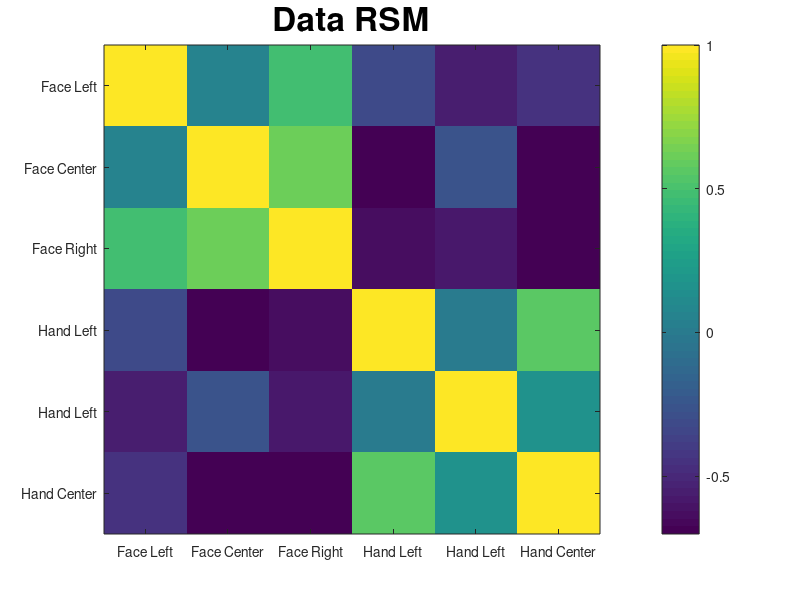
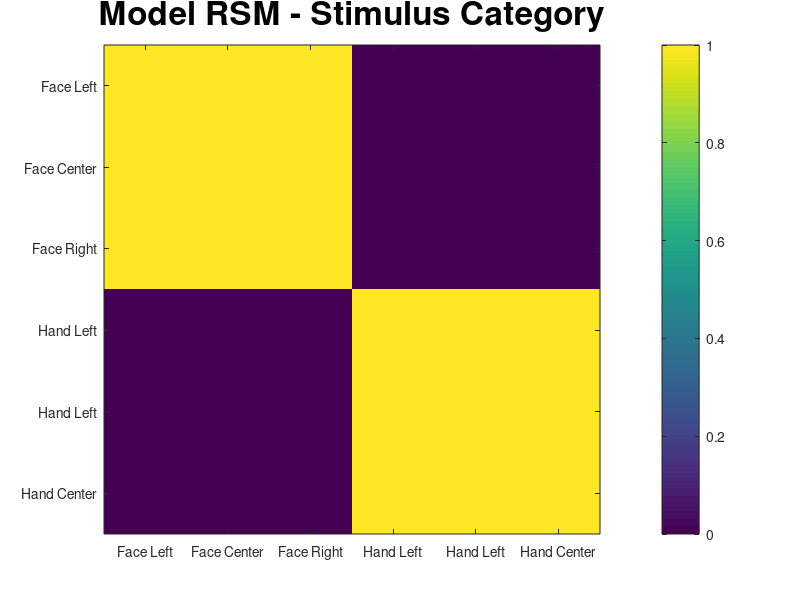
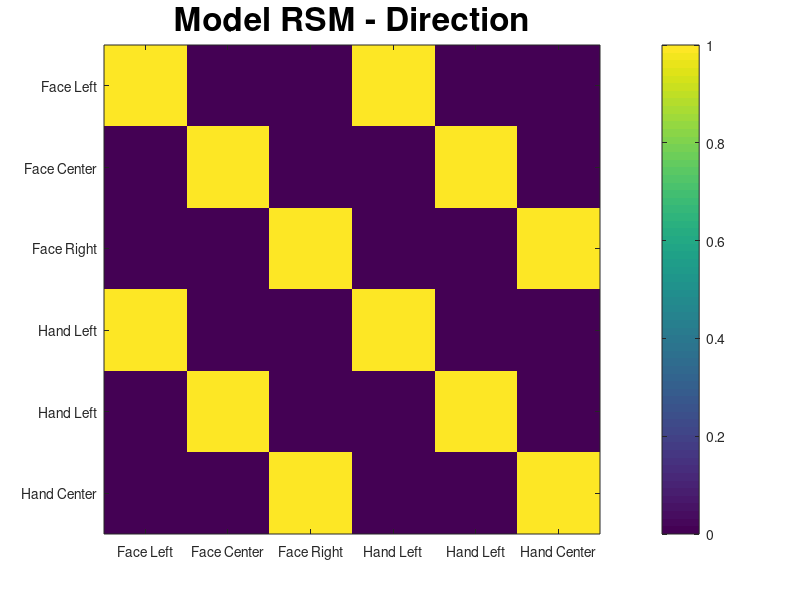

MATLAB code to generate these figures, in order: (Note: this script raises an error after producing the figures.)
%% RSA on the average patterns across runs (generally not recommended)

% Step 1: Load data and calculate representational similarity matrix (RSM)

%clear workspace
clear
close

%load data
load('Tutorialdata_withCV');

%average patterns across runs (yields a 6 (conditions) x 193 (voxels) matrix
d = (patterns.data(:,:,1) + patterns.data(:,:,2) + patterns.data(:,:,3) + patterns.data(:,:,4) + patterns.data(:,:,5) + patterns.data(:,:,6))/6;

%de-mean patterns for each voxel
for icol = 1:length(d)
    dn(:,icol) = d(:,icol) - mean(d(:,icol));
end

% calculate pattern similarity and dissimilarity matrices
rsm = 1- squareform(pdist(dn,'correlation'));
rdm = squareform(pdist(dn,'correlation'));

%Plot similarity matrix of the data (averaged across runs)
figure(1)
imagesc(rsm);
xticklabels({'Face Left','Face Center','Face Right','Hand Left','Hand Left','Hand Center','Hand Right'});
yticklabels({'Face Left','Face Center','Face Right','Hand Left','Hand Left','Hand Center','Hand Right'});
colorbar;
title('Data RSM','FontSize',24);


%%
% Step 2: create and plot model-RSMs for stimulus category (face vs hand) and direction

mrsm_facevshand = [1 1 1 0 0 0;...
                   1 1 1 0 0 0;...
                   1 1 1 0 0 0;...
                   0 0 0 1 1 1;
                   0 0 0 1 1 1;
                   0 0 0 1 1 1];
               
% mrsm_facevshand = [repmat([ones(1,3),zeros(1,3)],3,1);repmat([zeros(1,3),ones(1,3)],3,1)];

                          
mrsm_direction = [1 0 0 1 0 0;...
                  0 1 0 0 1 0;...
                  0 0 1 0 0 1;...
                  1 0 0 1 0 0;...
                  0 1 0 0 1 0;...
                  0 0 1 0 0 1];
              
              

figure(2)
imagesc(mrsm_facevshand);
xticklabels({'Face Left','Face Center','Face Right','Hand Left','Hand Left','Hand Center','Hand Right'});
yticklabels({'Face Left','Face Center','Face Right','Hand Left','Hand Left','Hand Center','Hand Right'});
colorbar;
title('Model RSM - Stimulus Category','FontSize',24);

figure(3)
imagesc(mrsm_direction);
xticklabels({'Face Left','Face Center','Face Right','Hand Left','Hand Left','Hand Center','Hand Right'});
yticklabels({'Face Left','Face Center','Face Right','Hand Left','Hand Left','Hand Center','Hand Right'});
colorbar;
title('Model RSM - Direction','FontSize',24);
              
 
%%

%Step 3: Regress model RDMs competitively against data RDM 

glm = fitglm([mrsm_facevshand(:),mrsm_direction(:)],rsm(:));
beta_diag      = glm.Coefficients.Estimate(2);
beta_direction = glm.Coefficients.Estimate(3);
beta_facevhand = glm.Coefficients.Estimate(4);
